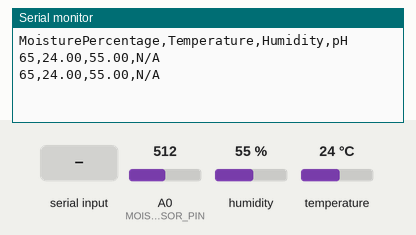
Simulated run of this sketch. Board: Arduino Uno, built with avr-gcc and run on an emulated ATmega328P. Parts: the last lines printed to the serial monitor. The test bench sets the inputs (shaded band); at power-on: humidity 55 %, A0 (MOISTURE_SENSOR_PIN) = 512, temperature 24 °C.

Above: at 1.8 s.
1.9 s: "1\n" received over the second serial link
At 2.4 s:
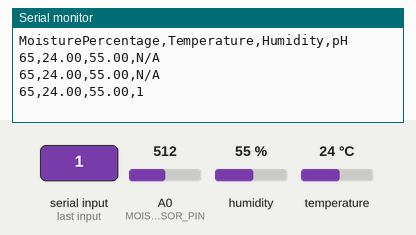
3.5 s: humidity set to 22 %
At 4.8 s:
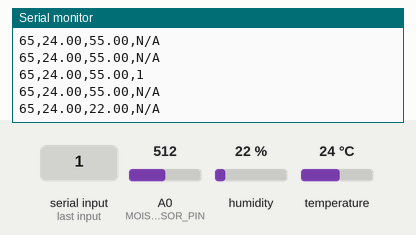
5.0 s: A0 (MOISTURE_SENSOR_PIN) set to 716
At 5.7 s:
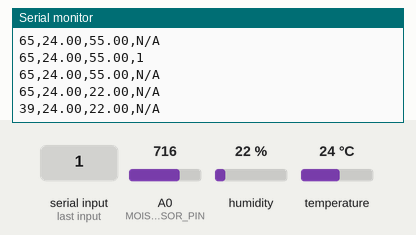
6.5 s: temperature set to 12 °C
At 7.8 s:
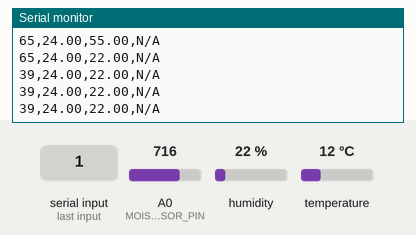
8.0 s: "0\n" received over the second serial link
At 8.6 s:
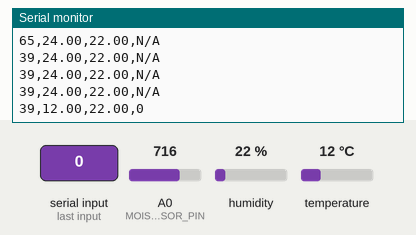
9.5 s: A0 (MOISTURE_SENSOR_PIN) set to 900
At 11.0 s:
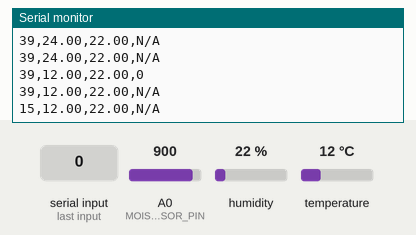
Timing chart, 0 to 12.0 s (numbered marks = the images above; inputs shaded):
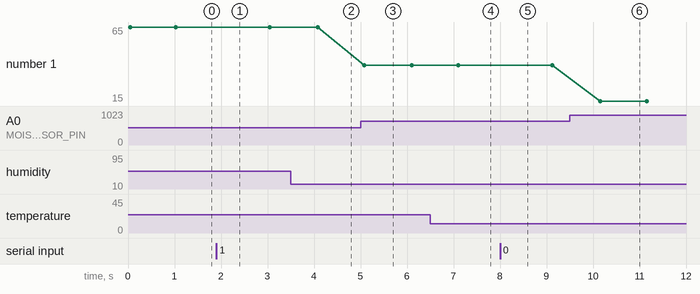

Measured:
- after the input at 1.9 s, the serial monitor: prints a new line after 0.15 s (image 1)
- after the input at 3.5 s, the serial monitor: prints a new line after 0.58 s (image 2)
- after the input at 5.0 s, the serial monitor: prints a new line after 0.08 s (image 3)
- after the input at 8.0 s, the serial monitor: prints a new line after 0.13 s (image 5)
- after the input at 9.5 s, the serial monitor: prints a new line after 0.65 s (image 6)
- plotted number 1: 65 → 39 after the input at 5.0 s, 39 → 15 after the input at 9.5 s

The sketch:

sensordatacollect.ino
```cpp
#include <DHT.h>
#include <SoftwareSerial.h>

#define MOISTURE_SENSOR_PIN A0
#define DHTPIN 2
#define DHTTYPE DHT11
#define PH_RX 5
#define PH_TX 6

DHT dht(DHTPIN, DHTTYPE);
SoftwareSerial pHSerial(PH_RX, PH_TX);

void setup() {
    Serial.begin(9600);
    dht.begin();
    pHSerial.begin(9600);

    Serial.println("MoisturePercentage,Temperature,Humidity,pH");
}

void loop() {
    int moistureValue = analogRead(MOISTURE_SENSOR_PIN);
    int moisturePercentage = map(moistureValue, 1023, 247, 0, 100);
    moisturePercentage = constrain(moisturePercentage, 0, 100);

    float temperature = dht.readTemperature();
    float humidity = dht.readHumidity();

    String pHValue = "N/A";
    if (pHSerial.available()) {
        pHValue = pHSerial.readStringUntil('\n');
        pHValue.trim();  // Removes spaces and unwanted characters
    }

    Serial.print(moisturePercentage);
    Serial.print(",");
    Serial.print(temperature);
    Serial.print(",");
    Serial.print(humidity);
    Serial.print(",");
    Serial.println(pHValue);  // Ensures only pH value is sent

    delay(1000);  // Wait for 30 minutes before taking the next reading
}
```
